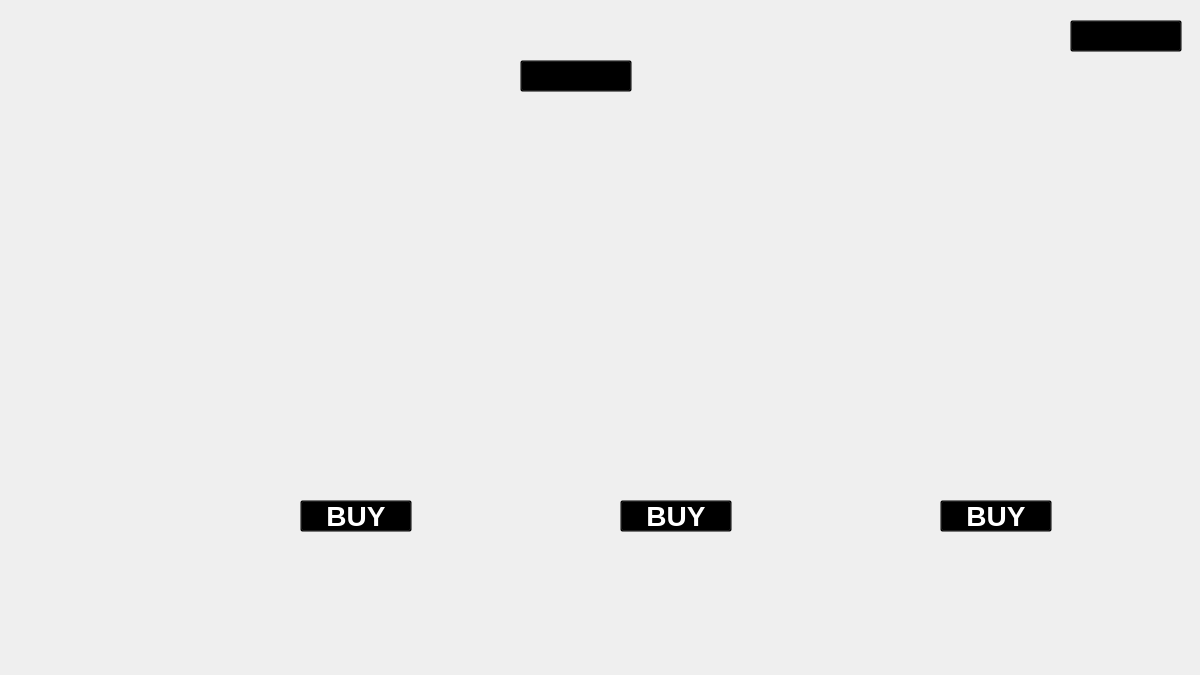
<?xml version="1.0" encoding="UTF-8"?>
<ui version="4.0">
 <class>Merchant</class>
 <widget class="QMainWindow" name="Merchant">
  <property name="geometry">
   <rect>
    <x>0</x>
    <y>0</y>
    <width>1200</width>
    <height>675</height>
   </rect>
  </property>
  <property name="minimumSize">
   <size>
    <width>1200</width>
    <height>675</height>
   </size>
  </property>
  <property name="maximumSize">
   <size>
    <width>1200</width>
    <height>675</height>
   </size>
  </property>
  <property name="windowTitle">
   <string>MainWindow</string>
  </property>
  <property name="styleSheet">
   <string notr="true">background : url(:/images/Merchant.jpg)</string>
  </property>
  <widget class="QWidget" name="centralwidget">
   <widget class="QPushButton" name="pushButton">
    <property name="geometry">
     <rect>
      <x>1070</x>
      <y>20</y>
      <width>112</width>
      <height>32</height>
     </rect>
    </property>
    <property name="styleSheet">
     <string notr="true">Background : transparent;</string>
    </property>
    <property name="text">
     <string>Go Back</string>
    </property>
   </widget>
   <widget class="QPushButton" name="pushButton_2">
    <property name="geometry">
     <rect>
      <x>300</x>
      <y>500</y>
      <width>112</width>
      <height>32</height>
     </rect>
    </property>
    <property name="font">
     <font>
      <pointsize>21</pointsize>
      <weight>75</weight>
      <bold>true</bold>
     </font>
    </property>
    <property name="styleSheet">
     <string notr="true">color : white; background : transparent;</string>
    </property>
    <property name="text">
     <string>BUY</string>
    </property>
   </widget>
   <widget class="QPushButton" name="pushButton_3">
    <property name="geometry">
     <rect>
      <x>620</x>
      <y>500</y>
      <width>112</width>
      <height>32</height>
     </rect>
    </property>
    <property name="font">
     <font>
      <pointsize>21</pointsize>
      <weight>75</weight>
      <bold>true</bold>
     </font>
    </property>
    <property name="styleSheet">
     <string notr="true">color : white; background : transparent;</string>
    </property>
    <property name="text">
     <string>BUY</string>
    </property>
   </widget>
   <widget class="QPushButton" name="pushButton_4">
    <property name="geometry">
     <rect>
      <x>940</x>
      <y>500</y>
      <width>112</width>
      <height>32</height>
     </rect>
    </property>
    <property name="font">
     <font>
      <pointsize>21</pointsize>
      <weight>75</weight>
      <bold>true</bold>
     </font>
    </property>
    <property name="styleSheet">
     <string notr="true">color : white; background : transparent;</string>
    </property>
    <property name="text">
     <string>BUY</string>
    </property>
   </widget>
   <widget class="QPushButton" name="pushButton_5">
    <property name="geometry">
     <rect>
      <x>520</x>
      <y>60</y>
      <width>112</width>
      <height>32</height>
     </rect>
    </property>
    <property name="styleSheet">
     <string notr="true">Background : transparent;</string>
    </property>
    <property name="text">
     <string>Go Back</string>
    </property>
   </widget>
  </widget>
  <widget class="QMenuBar" name="menubar">
   <property name="geometry">
    <rect>
     <x>0</x>
     <y>0</y>
     <width>1200</width>
     <height>22</height>
    </rect>
   </property>
  </widget>
 </widget>
 <resources/>
 <connections/>
</ui>
